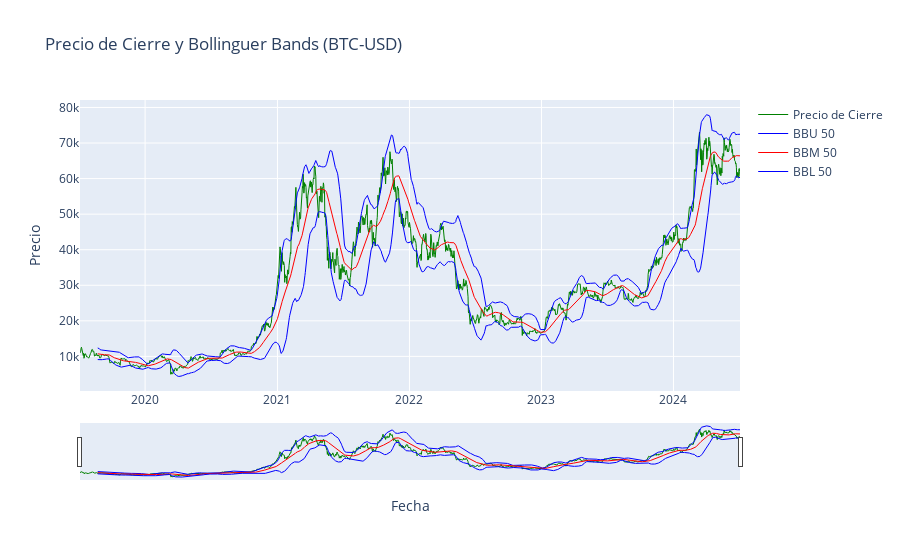

Source (notebook cell):
### Code cell
# Crear el gráfico interactivo con Plotly
fig = go.Figure()

# Añadir serie de precios de cierre
fig.add_trace(go.Scatter(x=data.index, y=data[nombre_columna_precio], 
                         mode='lines', name='Precio de Cierre', 
                         line=dict(color='green', width=1)))

# Añadir SMA de 50 períodos
fig.add_trace(go.Scatter(x=data.index, y=data[nombre_calculada_u], 
                         mode='lines', name='BBU ' +str(periodo), 
                         line=dict(color='blue', width=1)))


# Añadir SMA de 50 períodos
fig.add_trace(go.Scatter(x=data.index, y=data[nombre_calculada_m], 
                         mode='lines', name='BBM ' +str(periodo), 
                         line=dict(color='red', width=1)))


# Añadir SMA de 50 períodos
fig.add_trace(go.Scatter(x=data.index, y=data[nombre_calculada_l], 
                         mode='lines', name='BBL ' +str(periodo), 
                         line=dict(color='blue', width=1)))

# Personalizar el diseño del gráfico
fig.update_layout(title=f'Precio de Cierre y Bollinguer Bands ({ticker_symbol})',
                  xaxis_title='Fecha',
                  yaxis_title='Precio',
                  xaxis_rangeslider_visible=True)

# Mostrar el gráfico interactivo
fig.show()

### Figure 1 — Plotly figure (JSON) as saved in the notebook; plotly's stock layout.template omitted (floating-point values rounded to 4 significant figures; data arrays with more than 128 entries replaced by an {"elided": "..."} marker saying what was removed)
{"data": [{"line": {"color": "green", "width": 1}, "mode": "lines", "name": "Precio de Cierre", "type": "scatter", "x": {"elided": "1826 str values"}, "y": {"elided": "1826 float values"}}, {"line": {"color": "blue", "width": 1}, "mode": "lines", "name": "BBU 50", "type": "scatter", "x": {"elided": "1826 str values"}, "y": {"elided": "1826 float values"}}, {"line": {"color": "red", "width": 1}, "mode": "lines", "name": "BBM 50", "type": "scatter", "x": {"elided": "1826 str values"}, "y": {"elided": "1826 float values"}}, {"line": {"color": "blue", "width": 1}, "mode": "lines", "name": "BBL 50", "type": "scatter", "x": {"elided": "1826 str values"}, "y": {"elided": "1826 float values"}}], "layout": {"title": {"text": "Precio de Cierre y Bollinguer Bands (BTC-USD)"}, "xaxis": {"rangeslider": {"visible": true}, "title": {"text": "Fecha"}}, "yaxis": {"title": {"text": "Precio"}}}}
